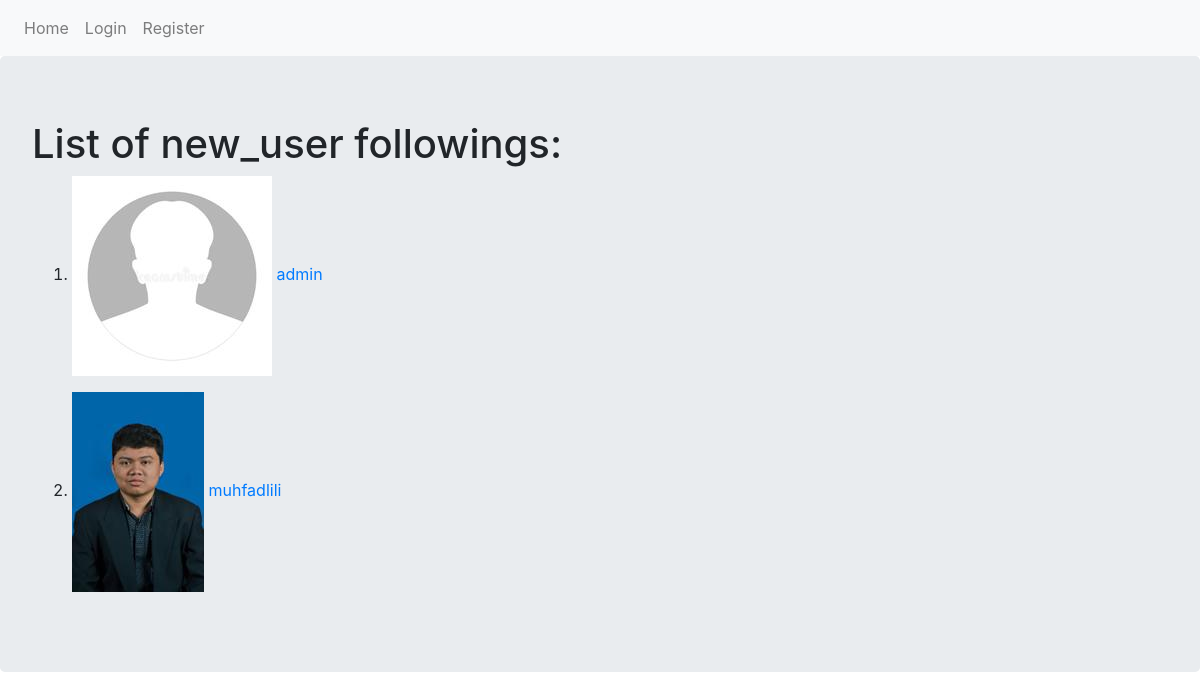
The app's page /user/following/3 with its own data.
### myproject/models.py (models this page shows, shortened)
class User(UserMixin, db.Model):
    id = db.Column(db.Integer, primary_key=True)
    username = db.Column(db.String(64), index=True, unique=True)
    email = db.Column(db.String(120), index=True, unique=True)
    password_hash = db.Column(db.String(128))
    about = db.Column(db.String(120), default='Blank')
    photo = db.Column(db.String(64), nullable=False, default='default.jpg')
    last_seen = db.Column(db.DateTime, index=True)
    posts = db.relationship("Post", backref='author', lazy='dynamic')
    followed = db.relationship("User",
                               secondary=followers,
                               primaryjoin = (followers.c.follower_id==id),
                               secondaryjoin = (followers.c.followed_id==id),
                               backref = db.backref("follower", lazy="dynamic"),
                               lazy= "dynamic",
                               )
    likes = db.relationship("Post", secondary=like_post, backref="likers", lazy="dynamic",)
    dislikes = db.relationship("Post", secondary=dislike_post, backref="dislikers", lazy="dynamic",)
    comments = db.relationship("Comment", backref='commentator', lazy='dynamic')
    comment_likes = db.relationship("Comment", secondary=like_comment, backref="likers", lazy="dynamic",)
    comment_dislikes = db.relationship("Comment", secondary=dislike_comment, backref="dislikers", lazy="dynamic",)

### myproject/users/views.py (the view)
@users.route("/following/<int:user_id>")
def following_list(user_id):
    user = User.query.get(user_id)
    lst = []
    for i in user.followed.order_by(User.username.asc()):
        lst.append(i)
    return render_template("following.html", user=user, following=lst)

### myproject/templates/following.html (shortened to what this page needs)
{% extends "base.html" %}
{% block content %}
<h1>List of {{user.username}} followings:</h1>
{% if following %}
<ol>
{% for name in following %}
<li>
<tr>
<td><img src="{{url_for('static', filename='profile_pic/' + name.photo)}}"></td>
<td><a href="{{url_for('users.profile', id=name.id)}}">{{name.username}}</a></td>
</tr>
</li>
{% endfor %}
</ol>
{% endif %}
{% endblock %}

### records on screen
User: username "new_user"
User: photo (placeholder picture), username "admin"
User: photo (picture), username "muhfadlili"
